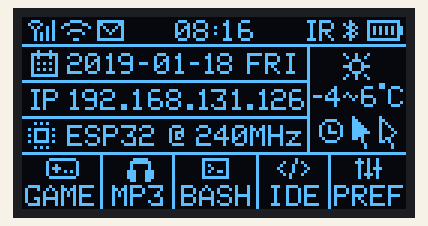
This sketch was run on a simulated Arduino Uno, built with avr-gcc and run on an emulated ATmega328P. Parts: 128×64 one-colour display.

Above: at 0.1 s.

The sketch:

GraphicsTest.ino
```cpp
#include <Arduino.h>
#include <U8g2lib.h>

#ifdef U8X8_HAVE_HW_SPI
#include <SPI.h>
#endif
#ifdef U8X8_HAVE_HW_I2C
#include <Wire.h>
#endif


#define full_width 128
#define full_height 64
static unsigned char full_bits[] = {

  0x00, 0x00, 0x00, 0x00, 0x00, 0x00, 0x00, 0x00, 0x00, 0x00, 0x00, 0x00,
  0x00, 0x00, 0x00, 0x00, 0x38, 0x04, 0x0F, 0xFE, 0x03, 0x00, 0x70, 0x1C,
  0x10, 0x0E, 0x00, 0x80, 0x7B, 0x20, 0xF8, 0x3F, 0x44, 0xC4, 0x30, 0x06,
  0x03, 0x00, 0x88, 0x22, 0x18, 0x01, 0x00, 0x00, 0x89, 0x68, 0x08, 0x20,
  0x28, 0x25, 0x40, 0x8A, 0x02, 0x00, 0xC8, 0x22, 0x11, 0x01, 0x00, 0x00,
  0x89, 0xB0, 0xA8, 0x6A, 0x10, 0x05, 0x0F, 0x52, 0x02, 0x00, 0xA8, 0x1C,
  0x10, 0x0F, 0x00, 0x00, 0x79, 0x60, 0xA8, 0x6A, 0x50, 0x85, 0x10, 0x22,
  0x02, 0x00, 0x98, 0x22, 0x11, 0x11, 0x00, 0x00, 0x29, 0xB0, 0xA8, 0x6A,
  0x50, 0x05, 0x00, 0x02, 0x02, 0x00, 0x88, 0x22, 0x10, 0x11, 0x00, 0x00,
  0x49, 0x68, 0x08, 0x20, 0x50, 0x05, 0x06, 0xFE, 0x03, 0x00, 0x70, 0x1C,
  0x38, 0x0E, 0x00, 0x80, 0x8B, 0x20, 0xF8, 0x3F, 0x00, 0x00, 0x00, 0x00,
  0x00, 0x00, 0x00, 0x00, 0x00, 0x00, 0x00, 0x00, 0x00, 0x00, 0x00, 0x00,
  0xFF, 0xFF, 0xFF, 0xFF, 0xFF, 0xFF, 0xFF, 0xFF, 0xFF, 0xFF, 0xFF, 0xFF,
  0xFF, 0xFF, 0xFF, 0xFF, 0x00, 0x00, 0x00, 0x00, 0x00, 0x00, 0x00, 0x00,
  0x00, 0x00, 0x00, 0x80, 0x00, 0x00, 0x00, 0x00, 0x20, 0x02, 0x00, 0x00,
  0x00, 0x00, 0x00, 0x00, 0x00, 0x00, 0x00, 0x80, 0x00, 0x00, 0x00, 0x00,
  0xF8, 0x0F, 0xC7, 0x21, 0x0E, 0xE0, 0x10, 0x40, 0x1C, 0xF8, 0x1E, 0x87,
  0x00, 0x88, 0x08, 0x00, 0x28, 0x8A, 0x28, 0x32, 0x11, 0x10, 0x19, 0x60,
  0x22, 0x08, 0x22, 0x82, 0x00, 0x90, 0x04, 0x00, 0x08, 0x08, 0x28, 0x23,
  0x11, 0x90, 0x11, 0x40, 0x22, 0x08, 0x22, 0x82, 0x00, 0xC0, 0x01, 0x00,
  0xA8, 0x0A, 0xA7, 0x22, 0x9E, 0x53, 0x11, 0x47, 0x1C, 0x78, 0x1E, 0x82,
  0x00, 0x20, 0x02, 0x00, 0x08, 0x88, 0x60, 0x22, 0x10, 0x30, 0x11, 0x40,
  0x22, 0x08, 0x0A, 0x82, 0x00, 0x38, 0x0E, 0x00, 0xA8, 0x8A, 0x20, 0x22,
  0x10, 0x10, 0x11, 0x40, 0x22, 0x08, 0x12, 0x82, 0x00, 0x20, 0x02, 0x00,
  0x08, 0x88, 0xCF, 0x71, 0x0E, 0xE0, 0x38, 0xE0, 0x1C, 0x08, 0x22, 0x87,
  0x00, 0xC0, 0x01, 0x00, 0xF8, 0x0F, 0x00, 0x00, 0x00, 0x00, 0x00, 0x00,
  0x00, 0x00, 0x00, 0x80, 0x00, 0x90, 0x04, 0x00, 0x00, 0x00, 0x00, 0x00,
  0x00, 0x00, 0x00, 0x00, 0x00, 0x00, 0x00, 0x80, 0x00, 0x88, 0x08, 0x00,
  0xFF, 0xFF, 0xFF, 0xFF, 0xFF, 0xFF, 0xFF, 0xFF, 0xFF, 0xFF, 0xFF, 0xFF,
  0x00, 0x00, 0x00, 0x00, 0x00, 0x00, 0x00, 0x00, 0x00, 0x00, 0x00, 0x00,
  0x00, 0x00, 0x00, 0x80, 0x00, 0x00, 0x80, 0x01, 0x00, 0x00, 0x00, 0x00,
  0x00, 0x00, 0x00, 0x00, 0x00, 0x00, 0x00, 0x80, 0x00, 0x01, 0x9C, 0x39,
  0xB8, 0x07, 0xE2, 0x38, 0x40, 0x38, 0x0E, 0x90, 0x8F, 0x00, 0x71, 0x9C,
  0x80, 0x01, 0x02, 0x44, 0x90, 0x08, 0x13, 0x45, 0x60, 0x04, 0x11, 0x18,
  0xC8, 0x80, 0x89, 0x82, 0x40, 0x11, 0x02, 0x04, 0x90, 0x08, 0x12, 0x41,
  0x40, 0x04, 0x11, 0x10, 0x84, 0x00, 0x81, 0x82, 0x2E, 0xA9, 0x1E, 0x04,
  0x90, 0x07, 0xE2, 0x39, 0x40, 0x3C, 0x0E, 0x10, 0x86, 0x00, 0x71, 0x9E,
  0xE0, 0x43, 0x22, 0x04, 0x90, 0x00, 0x02, 0x05, 0x40, 0x44, 0x11, 0x10,
  0x88, 0x00, 0x09, 0xA2, 0x00, 0x01, 0x22, 0x44, 0x90, 0x00, 0x02, 0x05,
  0x46, 0x44, 0x91, 0x91, 0x88, 0x18, 0x09, 0xA2, 0x00, 0x01, 0x1C, 0x38,
  0xB8, 0x00, 0xE7, 0x7C, 0xE6, 0x38, 0x8E, 0x39, 0xCF, 0x99, 0xFB, 0x9C,
  0x00, 0x00, 0x00, 0x00, 0x00, 0x00, 0x00, 0x00, 0x00, 0x00, 0x00, 0x00,
  0x00, 0x00, 0x00, 0x80, 0x00, 0x00, 0x00, 0x00, 0x00, 0x00, 0x00, 0x00,
  0x00, 0x00, 0x00, 0x00, 0x00, 0x00, 0x00, 0x80, 0x00, 0x00, 0x00, 0x00,
  0xFF, 0xFF, 0xFF, 0xFF, 0xFF, 0xFF, 0xFF, 0xFF, 0xFF, 0xFF, 0xFF, 0xFF,
  0x00, 0x40, 0x80, 0x00, 0x00, 0x00, 0x00, 0x00, 0x00, 0x00, 0x00, 0x00,
  0x00, 0x00, 0x00, 0x80, 0xE0, 0xC1, 0x80, 0x01, 0x50, 0x01, 0x00, 0x00,
  0x00, 0x00, 0x00, 0x00, 0x00, 0x00, 0x00, 0x80, 0x10, 0xC2, 0x81, 0x02,
  0x00, 0x80, 0xCF, 0x79, 0x3E, 0x07, 0x1C, 0x38, 0x88, 0x13, 0x45, 0x80,
  0x48, 0xC4, 0x83, 0x04, 0xF4, 0x85, 0x20, 0x8A, 0xA0, 0x08, 0x22, 0x44,
  0x4C, 0xB4, 0x45, 0x80, 0x48, 0xC4, 0x87, 0x08, 0x10, 0x81, 0x20, 0x88,
  0x10, 0x08, 0x3A, 0x40, 0x4A, 0x56, 0x45, 0x9F, 0xC8, 0xC5, 0x8F, 0x10,
  0x14, 0x85, 0xC7, 0x79, 0x18, 0x07, 0x2A, 0x38, 0x49, 0x55, 0x7D, 0x88,
  0x08, 0xC4, 0x83, 0x08, 0x10, 0x81, 0x00, 0x0A, 0xA0, 0x00, 0x1A, 0x04,
  0xDF, 0x14, 0x45, 0x84, 0x10, 0xC2, 0x82, 0x06, 0xF4, 0x85, 0x20, 0x0A,
  0xA2, 0x00, 0x02, 0x04, 0x48, 0x14, 0x45, 0x82, 0xE0, 0x01, 0x82, 0x05,
  0x00, 0x80, 0xCF, 0x09, 0xBC, 0x0F, 0x3C, 0x7C, 0x88, 0x13, 0x45, 0x9F,
  0x00, 0x00, 0x04, 0x08, 0x50, 0x01, 0x00, 0x00, 0x00, 0x00, 0x00, 0x00,
  0x00, 0x00, 0x00, 0x80, 0x00, 0x00, 0x04, 0x08, 0x00, 0x00, 0x00, 0x00,
  0x00, 0x00, 0x00, 0x00, 0x00, 0x00, 0x00, 0x80, 0x00, 0x00, 0x00, 0x00,
  0xFF, 0xFF, 0xFF, 0xFF, 0xFF, 0xFF, 0xFF, 0xFF, 0xFF, 0xFF, 0xFF, 0xFF,
  0xFF, 0xFF, 0xFF, 0xFF, 0x00, 0x00, 0x00, 0x04, 0x00, 0x00, 0x04, 0x00,
  0x00, 0x40, 0x00, 0x00, 0x40, 0x00, 0x00, 0x00, 0x00, 0xFE, 0x03, 0x04,
  0xE0, 0x03, 0x04, 0xF0, 0x1F, 0x40, 0x00, 0x08, 0x40, 0x00, 0x49, 0x00,
  0x00, 0x01, 0x04, 0x04, 0xF0, 0x07, 0x04, 0x10, 0x10, 0x40, 0x80, 0x28,
  0x40, 0x80, 0x4B, 0x00, 0x00, 0x09, 0x04, 0x04, 0x10, 0x04, 0x04, 0x50,
  0x10, 0x40, 0x40, 0x44, 0x40, 0x00, 0x49, 0x00, 0x00, 0x1D, 0x04, 0x04,
  0x10, 0x04, 0x04, 0x90, 0x10, 0x40, 0x20, 0x84, 0x40, 0x00, 0xE9, 0x00,
  0x00, 0x49, 0x05, 0x04, 0x38, 0x0E, 0x04, 0x50, 0x16, 0x40, 0x40, 0x44,
  0x40, 0x00, 0x49, 0x00, 0x00, 0x01, 0x04, 0x04, 0x38, 0x0E, 0x04, 0x10,
  0x10, 0x40, 0x80, 0x22, 0x40, 0x00, 0x5D, 0x00, 0x00, 0xFE, 0x03, 0x04,
  0x38, 0x0E, 0x04, 0xF0, 0x1F, 0x40, 0x00, 0x02, 0x40, 0x00, 0x49, 0x00,
  0x00, 0x00, 0x00, 0x04, 0x30, 0x06, 0x04, 0x00, 0x00, 0x40, 0x00, 0x00,
  0x40, 0x00, 0x00, 0x00, 0x00, 0x00, 0x00, 0x04, 0x00, 0x00, 0x04, 0x00,
  0x00, 0x40, 0x00, 0x00, 0x40, 0x00, 0x00, 0x00, 0x3C, 0x22, 0xFA, 0x44,
  0xF4, 0x7C, 0xE4, 0x21, 0x9C, 0x48, 0x38, 0xCF, 0x47, 0xCF, 0xF3, 0x7D,
  0x22, 0x65, 0x0B, 0xC4, 0x16, 0x41, 0x24, 0x52, 0xA2, 0x48, 0x10, 0x51,
  0x40, 0x51, 0x14, 0x04, 0x82, 0xA8, 0x0A, 0x44, 0x15, 0x21, 0x24, 0x8A,
  0x82, 0x48, 0x10, 0x51, 0x40, 0x51, 0x14, 0x04, 0x82, 0xA8, 0x7A, 0x44,
  0xF5, 0x30, 0xE4, 0x89, 0x9C, 0x4F, 0x10, 0xD1, 0x43, 0xCF, 0xF3, 0x3C,
  0xB2, 0x2F, 0x0A, 0x44, 0x14, 0x40, 0x24, 0xFA, 0xA0, 0x48, 0x10, 0x51,
  0x40, 0x41, 0x11, 0x04, 0xA2, 0x28, 0x0A, 0x44, 0x14, 0x44, 0x24, 0x8A,
  0xA2, 0x48, 0x10, 0x51, 0x40, 0x41, 0x12, 0x04, 0xBC, 0x28, 0xFA, 0x44,
  0x14, 0x78, 0xE4, 0x89, 0x9C, 0x48, 0x38, 0xCF, 0x47, 0x41, 0xF4, 0x05,
  0x00, 0x00, 0x00, 0x04, 0x00, 0x00, 0x04, 0x00, 0x00, 0x40, 0x00, 0x00,
  0x40, 0x00, 0x00, 0x00,
};

/*
  U8glib Example Overview:
    Frame Buffer Examples: clearBuffer/sendBuffer. Fast, but may not work with all Arduino boards because of RAM consumption
    Page Buffer Examples: firstPage/nextPage. Less RAM usage, should work with all Arduino boards.
    U8x8 Text Only Example: No RAM usage, direct communication with display controller. No graphics, 8x8 Text only.

*/
U8G2_SH1107_64X128_F_4W_HW_SPI u8g2(U8G2_R3, /* cs=*/ 14, /* dc=*/ 27, /* reset=*/ 33);

// End of constructor list


void u8g2_prepare(void) {
  u8g2.setFont(u8g2_font_6x10_tf);
  u8g2.setFontRefHeightExtendedText();
  u8g2.setDrawColor(1);
  u8g2.setFontPosTop();
  u8g2.setFontDirection(0);
}


#define cross_width 24
#define cross_height 24
static const unsigned char cross_bits[] U8X8_PROGMEM  = {
  0x00, 0x18, 0x00, 0x00, 0x24, 0x00, 0x00, 0x24, 0x00, 0x00, 0x42, 0x00,
  0x00, 0x42, 0x00, 0x00, 0x42, 0x00, 0x00, 0x81, 0x00, 0x00, 0x81, 0x00,
  0xC0, 0x00, 0x03, 0x38, 0x3C, 0x1C, 0x06, 0x42, 0x60, 0x01, 0x42, 0x80,
  0x01, 0x42, 0x80, 0x06, 0x42, 0x60, 0x38, 0x3C, 0x1C, 0xC0, 0x00, 0x03,
  0x00, 0x81, 0x00, 0x00, 0x81, 0x00, 0x00, 0x42, 0x00, 0x00, 0x42, 0x00,
  0x00, 0x42, 0x00, 0x00, 0x24, 0x00, 0x00, 0x24, 0x00, 0x00, 0x18, 0x00,
};

#define cross_fill_width 24
#define cross_fill_height 24
static const unsigned char cross_fill_bits[] U8X8_PROGMEM  = {
  0x00, 0x00, 0x00, 0x00, 0x00, 0x00, 0x18, 0x00, 0x18, 0x64, 0x00, 0x26,
  0x84, 0x00, 0x21, 0x08, 0x81, 0x10, 0x08, 0x42, 0x10, 0x10, 0x3C, 0x08,
  0x20, 0x00, 0x04, 0x40, 0x00, 0x02, 0x80, 0x00, 0x01, 0x80, 0x18, 0x01,
  0x80, 0x18, 0x01, 0x80, 0x00, 0x01, 0x40, 0x00, 0x02, 0x20, 0x00, 0x04,
  0x10, 0x3C, 0x08, 0x08, 0x42, 0x10, 0x08, 0x81, 0x10, 0x84, 0x00, 0x21,
  0x64, 0x00, 0x26, 0x18, 0x00, 0x18, 0x00, 0x00, 0x00, 0x00, 0x00, 0x00,
};

#define cross_block_width 14
#define cross_block_height 14
static const unsigned char cross_block_bits[] U8X8_PROGMEM  = {
  0xFF, 0x3F, 0x01, 0x20, 0x01, 0x20, 0x01, 0x20, 0x01, 0x20, 0x01, 0x20,
  0xC1, 0x20, 0xC1, 0x20, 0x01, 0x20, 0x01, 0x20, 0x01, 0x20, 0x01, 0x20,
  0x01, 0x20, 0xFF, 0x3F,
};

void u8g2_bitmap_overlay(uint8_t a) {
  uint8_t frame_size = 28;

  u8g2.drawStr(0, 0, "Bitmap overlay");

  u8g2.drawStr(0, frame_size + 12, "Solid / transparent");
  u8g2.setBitmapMode(false /* solid */);
  u8g2.drawFrame(0, 10, frame_size, frame_size);
  u8g2.drawXBMP(2, 12, cross_width, cross_height, cross_bits);
  if (a & 4)
    u8g2.drawXBMP(7, 17, cross_block_width, cross_block_height, cross_block_bits);

  u8g2.setBitmapMode(true /* transparent*/);
  u8g2.drawFrame(frame_size + 5, 10, frame_size, frame_size);
  u8g2.drawXBMP(frame_size + 7, 12, cross_width, cross_height, cross_bits);
  if (a & 4)
    u8g2.drawXBMP(frame_size + 12, 17, cross_block_width, cross_block_height, cross_block_bits);
}

void u8g2_bitmap_modes(uint8_t transparent) {
  const uint8_t frame_size = 24;

  if (!transparent) {
    u8g2.setBitmapMode(false /* solid */);
    u8g2.drawStr(0, 0, "Solid bitmap");
  } else {
    u8g2.setBitmapMode(true /* transparent*/);
    u8g2.drawStr(0, 0, "Transparent bitmap");
  }
  u8g2.setDrawColor(0);// Black
  u8g2.drawXBMP(frame_size * 0.5, 24, cross_width, cross_height, cross_bits);
  u8g2.setDrawColor(1); // White
  u8g2.drawXBMP(frame_size * 2, 24, cross_width, cross_height, cross_bits);
  u8g2.setDrawColor(2); // XOR
  u8g2.drawXBMP(frame_size * 3.5, 24, cross_width, cross_height, cross_bits);
}

void u8g2_bitmap_full() {
  uint8_t transparent = 0;
  if (!transparent) {
    u8g2.setBitmapMode(false /* solid */);
    u8g2.drawStr(0, 0, "Solid bitmap");
  } else {
    u8g2.setBitmapMode(true /* transparent*/);
    u8g2.drawStr(0, 0, "Transparent bitmap");
  }
  u8g2.setDrawColor(1); // White
  // u8g2.setDrawColor(0);// Black
  u8g2.drawXBMP(0, 0, full_width, full_height, full_bits);
  //  u8g2.drawXBMP(frame_size * 2, 24, cross_width, cross_height, cross_bits);
  //  u8g2.setDrawColor(2); // XOR
  //  u8g2.drawXBMP(frame_size * 3.5, 24, cross_width, cross_height, cross_bits);
}


uint8_t draw_state = 0;

void draw(void) {
  u8g2_prepare();

  u8g2_bitmap_full() ;

}

void setup(void) {
  u8g2.begin();
}

void loop(void) {
  // picture loop
  u8g2.clearBuffer();
  draw();
  u8g2.sendBuffer();

  // increase the state
  draw_state++;

  // deley between each page
  // delay(1000);

  u8g2.setContrast(32);

}
```
